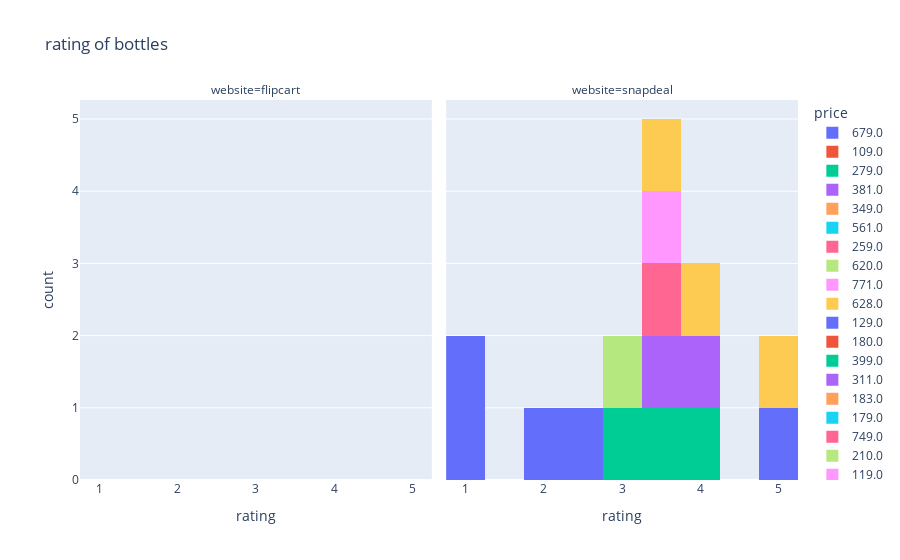

Notebook code for this chart:
### Code cell
kw = 'bottles'
bottles = dataset[dataset['keyword'] == kw]
x = 'rating'
title = f'rating of {kw}'
facet_col = 'website'
px.histogram(data_frame = bottles, x = x, title = title, facet_col = facet_col, color='price')

### Figure 1 — Plotly figure (JSON) as saved in the notebook; plotly's stock layout.template omitted (floating-point values rounded to 4 significant figures)
{"data": [{"alignmentgroup": "True", "bingroup": "x", "hoverlabel": {"namelength": 0}, "hovertemplate": "price=679.0<br>website=flipcart<br>rating=%{x}<br>count=%{y}", "legendgroup": "679.0", "marker": {"color": "#636efa"}, "name": "679.0", "offsetgroup": "679.0", "orientation": "v", "showlegend": true, "type": "histogram", "x": [null, null], "xaxis": "x", "yaxis": "y"}, {"alignmentgroup": "True", "bingroup": "x", "hoverlabel": {"namelength": 0}, "hovertemplate": "price=109.0<br>website=flipcart<br>rating=%{x}<br>count=%{y}", "legendgroup": "109.0", "marker": {"color": "#EF553B"}, "name": "109.0", "offsetgroup": "109.0", "orientation": "v", "showlegend": true, "type": "histogram", "x": [null, null], "xaxis": "x", "yaxis": "y"}, {"alignmentgroup": "True", "bingroup": "x", "hoverlabel": {"namelength": 0}, "hovertemplate": "price=279.0<br>website=flipcart<br>rating=%{x}<br>count=%{y}", "legendgroup": "279.0", "marker": {"color": "#00cc96"}, "name": "279.0", "offsetgroup": "279.0", "orientation": "v", "showlegend": true, "type": "histogram", "x": [null, null, null, null], "xaxis": "x", "yaxis": "y"}, {"alignmentgroup": "True", "bingroup": "x", "hoverlabel": {"namelength": 0}, "hovertemplate": "price=381.0<br>website=flipcart<br>rating=%{x}<br>count=%{y}", "legendgroup": "381.0", "marker": {"color": "#ab63fa"}, "name": "381.0", "offsetgroup": "381.0", "orientation": "v", "showlegend": true, "type": "histogram", "x": [null, null], "xaxis": "x", "yaxis": "y"}, {"alignmentgroup": "True", "bingroup": "x", "hoverlabel": {"namelength": 0}, "hovertemplate": "price=349.0<br>website=flipcart<br>rating=%{x}<br>count=%{y}", "legendgroup": "349.0", "marker": {"color": "#FFA15A"}, "name": "349.0", "offsetgroup": "349.0", "orientation": "v", "showlegend": true, "type": "histogram", "x": [null, null, null, null], "xaxis": "x", "yaxis": "y"}, {"alignmentgroup": "True", "bingroup": "x", "hoverlabel": {"namelength": 0}, "hovertemplate": "price=561.0<br>website=flipcart<br>rating=%{x}<br>count=%{y}", "legendgroup": "561.0", "marker": {"color": "#19d3f3"}, "name": "561.0", "offsetgroup": "561.0", "orientation": "v", "showlegend": true, "type": "histogram", "x": [null, null], "xaxis": "x", "yaxis": "y"}, {"alignmentgroup": "True", "bingroup": "x", "hoverlabel": {"namelength": 0}, "hovertemplate": "price=259.0<br>website=flipcart<br>rating=%{x}<br>count=%{y}", "legendgroup": "259.0", "marker": {"color": "#FF6692"}, "name": "259.0", "offsetgroup": "259.0", "orientation": "v", "showlegend": true, "type": "histogram", "x": [null, null], "xaxis": "x", "yaxis": "y"}, {"alignmentgroup": "True", "bingroup": "x", "hoverlabel": {"namelength": 0}, "hovertemplate": "price=620.0<br>website=flipcart<br>rating=%{x}<br>count=%{y}", "legendgroup": "620.0", "marker": {"color": "#B6E880"}, "name": "620.0", "offsetgroup": "620.0", "orientation": "v", "showlegend": true, "type": "histogram", "x": [null, null], "xaxis": "x", "yaxis": "y"}, {"alignmentgroup": "True", "bingroup": "x", "hoverlabel": {"namelength": 0}, "hovertemplate": "price=771.0<br>website=flipcart<br>rating=%{x}<br>count=%{y}", "legendgroup": "771.0", "marker": {"color": "#FF97FF"}, "name": "771.0", "offsetgroup": "771.0", "orientation": "v", "showlegend": true, "type": "histogram", "x": [null, null], "xaxis": "x", "yaxis": "y"}, {"alignmentgroup": "True", "bingroup": "x", "hoverlabel": {"namelength": 0}, "hovertemplate": "price=628.0<br>website=flipcart<br>rating=%{x}<br>count=%{y}", "legendgroup": "628.0", "marker": {"color": "#FECB52"}, "name": "628.0", "offsetgroup": "628.0", "orientation": "v", "showlegend": true, "type": "histogram", "x": [null, null], "xaxis": "x", "yaxis": "y"}, {"alignmentgroup": "True", "bingroup": "x", "hoverlabel": {"namelength": 0}, "hovertemplate": "price=129.0<br>website=flipcart<br>rating=%{x}<br>count=%{y}", "legendgroup": "129.0", "marker": {"color": "#636efa"}, "name": "129.0", "offsetgroup": "129.0", "orientation": "v", "showlegend": true, "type": "histogram", "x": [null, null, null, null, null, null], "xaxis": "x", "yaxis": "y"}, {"alignmentgroup": "True", "bingroup": "x", "hoverlabel": {"namelength": 0}, "hovertemplate": "price=180.0<br>website=flipcart<br>rating=%{x}<br>count=%{y}", "legendgroup": "180.0", "marker": {"color": "#EF553B"}, "name": "180.0", "offsetgroup": "180.0", "orientation": "v", "showlegend": true, "type": "histogram", "x": [null, null], "xaxis": "x", "yaxis": "y"}, {"alignmentgroup": "True", "bingroup": "x", "hoverlabel": {"namelength": 0}, "hovertemplate": "price=399.0<br>website=flipcart<br>rating=%{x}<br>count=%{y}", "legendgroup": "399.0", "marker": {"color": "#00cc96"}, "name": "399.0", "offsetgroup": "399.0", "orientation": "v", "showlegend": true, "type": "histogram", "x": [null, null, null, null, null, null], "xaxis": "x", "yaxis": "y"}, {"alignmentgroup": "True", "bingroup": "x", "hoverlabel": {"namelength": 0}, "hovertemplate": "price=311.0<br>website=flipcart<br>rating=%{x}<br>count=%{y}", "legendgroup": "311.0", "marker": {"color": "#ab63fa"}, "name": "311.0", "offsetgroup": "311.0", "orientation": "v", "showlegend": true, "type": "histogram", "x": [null, null, null, null], "xaxis": "x", "yaxis": "y"}, {"alignmentgroup": "True", "bingroup": "x", "hoverlabel": {"namelength": 0}, "hovertemplate": "price=183.0<br>website=flipcart<br>rating=%{x}<br>count=%{y}", "legendgroup": "183.0", "marker": {"color": "#FFA15A"}, "name": "183.0", "offsetgroup": "183.0", "orientation": "v", "showlegend": true, "type": "histogram", "x": [null, null], "xaxis": "x", "yaxis": "y"}, {"alignmentgroup": "True", "bingroup": "x", "hoverlabel": {"namelength": 0}, "hovertemplate": "price=179.0<br>website=flipcart<br>rating=%{x}<br>count=%{y}", "legendgroup": "179.0", "marker": {"color": "#19d3f3"}, "name": "179.0", "offsetgroup": "179.0", "orientation": "v", "showlegend": true, "type": "histogram", "x": [null, null], "xaxis": "x", "yaxis": "y"}, {"alignmentgroup": "True", "bingroup": "x", "hoverlabel": {"namelength": 0}, "hovertemplate": "price=749.0<br>website=flipcart<br>rating=%{x}<br>count=%{y}", "legendgroup": "749.0", "marker": {"color": "#FF6692"}, "name": "749.0", "offsetgroup": "749.0", "orientation": "v", "showlegend": true, "type": "histogram", "x": [null, null], "xaxis": "x", "yaxis": "y"}, {"alignmentgroup": "True", "bingroup": "x", "hoverlabel": {"namelength": 0}, "hovertemplate": "price=210.0<br>website=flipcart<br>rating=%{x}<br>count=%{y}", "legendgroup": "210.0", "marker": {"color": "#B6E880"}, "name": "210.0", "offsetgroup": "210.0", "orientation": "v", "showlegend": true, "type": "histogram", "x": [null, null], "xaxis": "x", "yaxis": "y"}, {"alignmentgroup": "True", "bingroup": "x", "hoverlabel": {"namelength": 0}, "hovertemplate": "price=119.0<br>website=flipcart<br>rating=%{x}<br>count=%{y}", "legendgroup": "119.0", "marker": {"color": "#FF97FF"}, "name": "119.0", "offsetgroup": "119.0", "orientation": "v", "showlegend": true, "type": "histogram", "x": [null, null], "xaxis": "x", "yaxis": "y"}, {"alignmentgroup": "True", "bingroup": "x", "hoverlabel": {"namelength": 0}, "hovertemplate": "price=199.0<br>website=flipcart<br>rating=%{x}<br>count=%{y}", "legendgroup": "199.0", "marker": {"color": "#FECB52"}, "name": "199.0", "offsetgroup": "199.0", "orientation": "v", "showlegend": true, "type": "histogram", "x": [null, null], "xaxis": "x", "yaxis": "y"}, {"alignmentgroup": "True", "bingroup": "x", "hoverlabel": {"namelength": 0}, "hovertemplate": "price=499.0<br>website=flipcart<br>rating=%{x}<br>count=%{y}", "legendgroup": "499.0", "marker": {"color": "#636efa"}, "name": "499.0", "offsetgroup": "499.0", "orientation": "v", "showlegend": true, "type": "histogram", "x": [null, null, null, null], "xaxis": "x", "yaxis": "y"}, {"alignmentgroup": "True", "bingroup": "x", "hoverlabel": {"namelength": 0}, "hovertemplate": "price=911.0<br>website=flipcart<br>rating=%{x}<br>count=%{y}", "legendgroup": "911.0", "marker": {"color": "#EF553B"}, "name": "911.0", "offsetgroup": "911.0", "orientation": "v", "showlegend": true, "type": "histogram", "x": [null, null], "xaxis": "x", "yaxis": "y"}, {"alignmentgroup": "True", "bingroup": "x", "hoverlabel": {"namelength": 0}, "hovertemplate": "price=374.0<br>website=flipcart<br>rating=%{x}<br>count=%{y}", "legendgroup": "374.0", "marker": {"color": "#00cc96"}, "name": "374.0", "offsetgroup": "374.0", "orientation": "v", "showlegend": true, "type": "histogram", "x": [null, null], "xaxis": "x", "yaxis": "y"}, {"alignmentgroup": "True", "bingroup": "x", "hoverlabel": {"namelength": 0}, "hovertemplate": "price=729.0<br>website=flipcart<br>rating=%{x}<br>count=%{y}", "legendgroup": "729.0", "marker": {"color": "#ab63fa"}, "name": "729.0", "offsetgroup": "729.0", "orientation": "v", "showlegend": true, "type": "histogram", "x": [null, null], "xaxis": "x", "yaxis": "y"}, {"alignmentgroup": "True", "bingroup": "x", "hoverlabel": {"namelength": 0}, "hovertemplate": "price=229.0<br>website=flipcart<br>rating=%{x}<br>count=%{y}", "legendgroup": "229.0", "marker": {"color": "#FFA15A"}, "name": "229.0", "offsetgroup": "229.0", "orientation": "v", "showlegend": true, "type": "histogram", "x": [null, null], "xaxis": "x", "yaxis": "y"}, {"alignmentgroup": "True", "bingroup": "x", "hoverlabel": {"namelength": 0}, "hovertemplate": "price=586.0<br>website=flipcart<br>rating=%{x}<br>count=%{y}", "legendgroup": "586.0", "marker": {"color": "#19d3f3"}, "name": "586.0", "offsetgroup": "586.0", "orientation": "v", "showlegend": true, "type": "histogram", "x": [null, null], "xaxis": "x", "yaxis": "y"}, {"alignmentgroup": "True", "bingroup": "x", "hoverlabel": {"namelength": 0}, "hovertemplate": "price=439.0<br>website=flipcart<br>rating=%{x}<br>count=%{y}", "legendgroup": "439.0", "marker": {"color": "#FF6692"}, "name": "439.0", "offsetgroup": "439.0", "orientation": "v", "showlegend": true, "type": "histogram", "x": [null, null], "xaxis": "x", "yaxis": "y"}, {"alignmentgroup": "True", "bingroup": "x", "hoverlabel": {"namelength": 0}, "hovertemplate": "price=799.0<br>website=flipcart<br>rating=%{x}<br>count=%{y}", "legendgroup": "799.0", "marker": {"color": "#B6E880"}, "name": "799.0", "offsetgroup": "799.0", "orientation": "v", "showlegend": true, "type": "histogram", "x": [null, null], "xaxis": "x", "yaxis": "y"}, {"alignmentgroup": "True", "bingroup": "x", "hoverlabel": {"namelength": 0}, "hovertemplate": "price=595.0<br>website=flipcart<br>rating=%{x}<br>count=%{y}", "legendgroup": "595.0", "marker": {"color": "#FF97FF"}, "name": "595.0", "offsetgroup": "595.0", "orientation": "v", "showlegend": true, "type": "histogram", "x": [null, null], "xaxis": "x", "yaxis": "y"}, {"alignmentgroup": "True", "bingroup": "x", "hoverlabel": {"namelength": 0}, "hovertemplate": "price=651.0<br>website=flipcart<br>rating=%{x}<br>count=%{y}", "legendgroup": "651.0", "marker": {"color": "#FECB52"}, "name": "651.0", "offsetgroup": "651.0", "orientation": "v", "showlegend": true, "type": "histogram", "x": [null, null], "xaxis": "x", "yaxis": "y"}, {"alignmentgroup": "True", "bingroup": "x", "hoverlabel": {"namelength": 0}, "hovertemplate": "price=290.0<br>website=snapdeal<br>rating=%{x}<br>count=%{y}", "legendgroup": "290.0", "marker": {"color": "#636efa"}, "name": "290.0", "offsetgroup": "290.0", "orientation": "v", "showlegend": true, "type": "histogram", "x": [2.5, 5, 1, 1, 2], "xaxis": "x2", "yaxis": "y2"}, {"alignmentgroup": "True", "bingroup": "x", "hoverlabel": {"namelength": 0}, "hovertemplate": "price=275.0<br>website=snapdeal<br>rating=%{x}<br>count=%{y}", "legendgroup": "275.0", "marker": {"color": "#EF553B"}, "name": "275.0", "offsetgroup": "275.0", "orientation": "v", "showlegend": true, "type": "histogram", "x": [null, null], "xaxis": "x2", "yaxis": "y2"}, {"alignmentgroup": "True", "bingroup": "x", "hoverlabel": {"namelength": 0}, "hovertemplate": "price=269.0<br>website=snapdeal<br>rating=%{x}<br>count=%{y}", "legendgroup": "269.0", "marker": {"color": "#00cc96"}, "name": "269.0", "offsetgroup": "269.0", "orientation": "v", "showlegend": true, "type": "histogram", "x": [4, 3, 3.5], "xaxis": "x2", "yaxis": "y2"}, {"alignmentgroup": "True", "bingroup": "x", "hoverlabel": {"namelength": 0}, "hovertemplate": "price=265.0<br>website=snapdeal<br>rating=%{x}<br>count=%{y}", "legendgroup": "265.0", "marker": {"color": "#ab63fa"}, "name": "265.0", "offsetgroup": "265.0", "orientation": "v", "showlegend": true, "type": "histogram", "x": [null, 3.3, 3.8], "xaxis": "x2", "yaxis": "y2"}, {"alignmentgroup": "True", "bingroup": "x", "hoverlabel": {"namelength": 0}, "hovertemplate": "price=263.0<br>website=snapdeal<br>rating=%{x}<br>count=%{y}", "legendgroup": "263.0", "marker": {"color": "#FFA15A"}, "name": "263.0", "offsetgroup": "263.0", "orientation": "v", "showlegend": true, "type": "histogram", "x": [null, null], "xaxis": "x2", "yaxis": "y2"}, {"alignmentgroup": "True", "bingroup": "x", "hoverlabel": {"namelength": 0}, "hovertemplate": "price=289.0<br>website=snapdeal<br>rating=%{x}<br>count=%{y}", "legendgroup": "289.0", "marker": {"color": "#19d3f3"}, "name": "289.0", "offsetgroup": "289.0", "orientation": "v", "showlegend": true, "type": "histogram", "x": [null], "xaxis": "x2", "yaxis": "y2"}, {"alignmentgroup": "True", "bingroup": "x", "hoverlabel": {"namelength": 0}, "hovertemplate": "price=272.0<br>website=snapdeal<br>rating=%{x}<br>count=%{y}", "legendgroup": "272.0", "marker": {"color": "#FF6692"}, "name": "272.0", "offsetgroup": "272.0", "orientation": "v", "showlegend": true, "type": "histogram", "x": [3.7], "xaxis": "x2", "yaxis": "y2"}, {"alignmentgroup": "True", "bingroup": "x", "hoverlabel": {"namelength": 0}, "hovertemplate": "price=292.0<br>website=snapdeal<br>rating=%{x}<br>count=%{y}", "legendgroup": "292.0", "marker": {"color": "#B6E880"}, "name": "292.0", "offsetgroup": "292.0", "orientation": "v", "showlegend": true, "type": "histogram", "x": [3.1], "xaxis": "x2", "yaxis": "y2"}, {"alignmentgroup": "True", "bingroup": "x", "hoverlabel": {"namelength": 0}, "hovertemplate": "price=270.0<br>website=snapdeal<br>rating=%{x}<br>count=%{y}", "legendgroup": "270.0", "marker": {"color": "#FF97FF"}, "name": "270.0", "offsetgroup": "270.0", "orientation": "v", "showlegend": true, "type": "histogram", "x": [3.5], "xaxis": "x2", "yaxis": "y2"}, {"alignmentgroup": "True", "bingroup": "x", "hoverlabel": {"namelength": 0}, "hovertemplate": "price=299.0<br>website=snapdeal<br>rating=%{x}<br>count=%{y}", "legendgroup": "299.0", "marker": {"color": "#FECB52"}, "name": "299.0", "offsetgroup": "299.0", "orientation": "v", "showlegend": true, "type": "histogram", "x": [null, null, null, null, null, 4.8, null, null, null, null, null, 3.5, null, null, 4.2, null, null, null], "xaxis": "x2", "yaxis": "y2"}], "layout": {"annotations": [{"font": {}, "showarrow": false, "text": "website=flipcart", "x": 0.245, "xanchor": "center", "xref": "paper", "y": 1, "yanchor": "bottom", "yref": "paper"}, {"font": {}, "showarrow": false, "text": "website=snapdeal", "x": 0.755, "xanchor": "center", "xref": "paper", "y": 1, "yanchor": "bottom", "yref": "paper"}], "barmode": "relative", "legend": {"title": {"text": "price"}, "tracegroupgap": 0}, "title": {"text": "rating of bottles"}, "xaxis": {"anchor": "y", "domain": [0, 0.49], "title": {"text": "rating"}}, "xaxis2": {"anchor": "y2", "domain": [0.51, 1], "matches": "x", "title": {"text": "rating"}}, "yaxis": {"anchor": "x", "domain": [0, 1], "title": {"text": "count"}}, "yaxis2": {"anchor": "x2", "domain": [0, 1], "matches": "y", "showticklabels": false}}}
